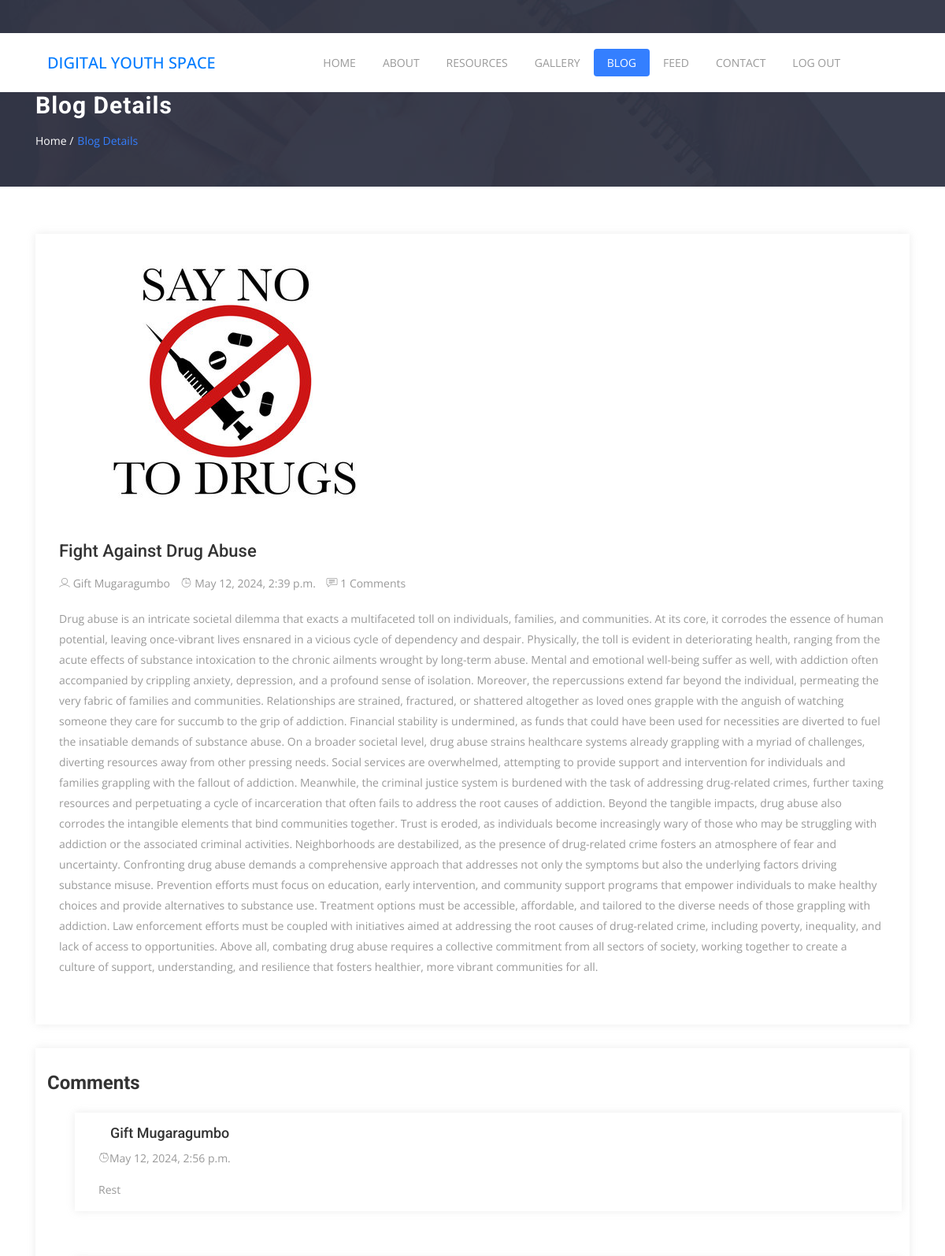
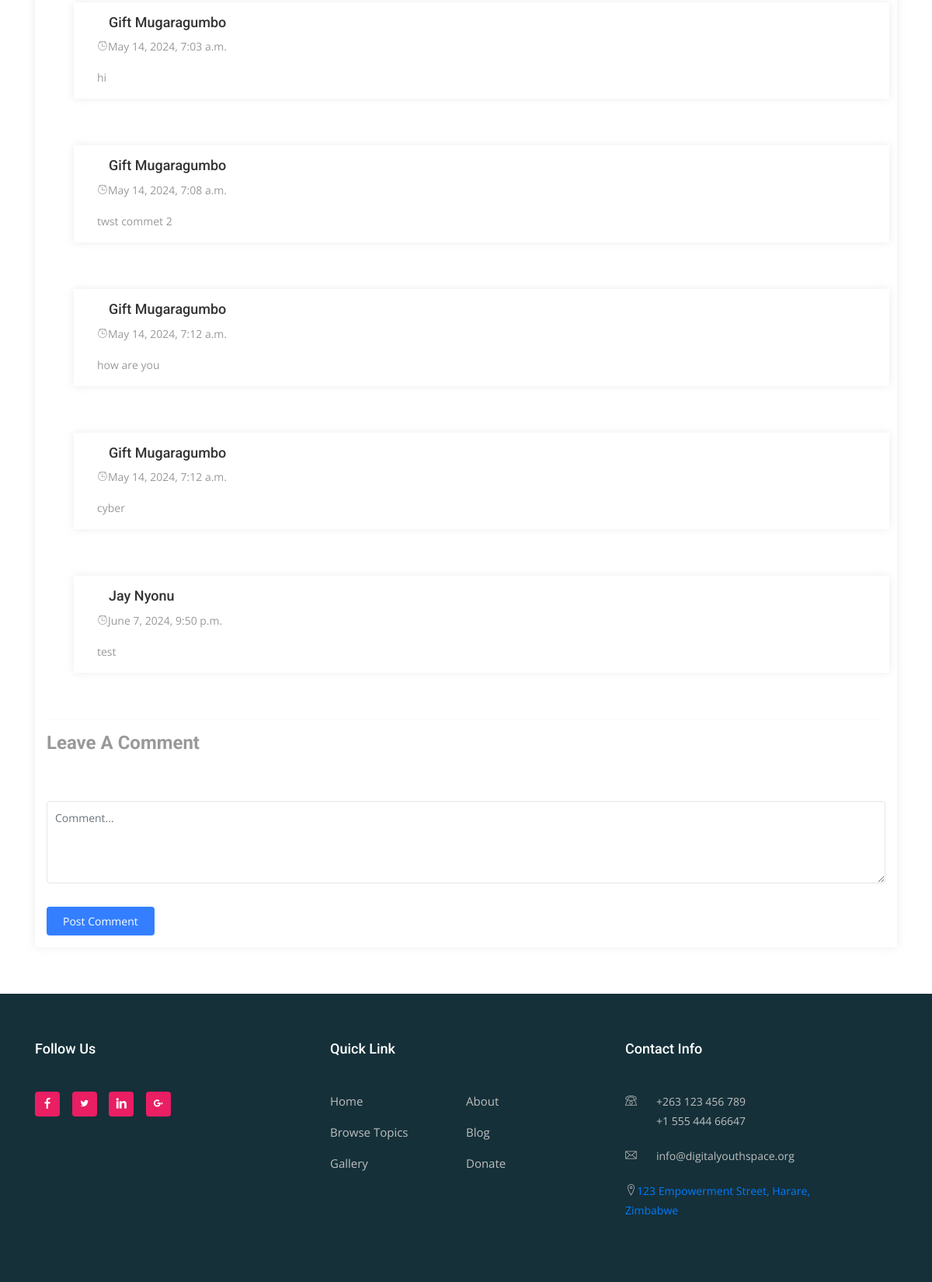
The page /blog-detail/1/ (signed in) on the database its author committed (2 pictures, top to bottom).
### core/models.py (models this page shows, shortened)
class BlogItem(models.Model):
    posted_by = models.ForeignKey(User, on_delete=models.CASCADE)
    title = models.CharField(max_length=255)
    cover_image = models.ImageField(upload_to='articles')
    short_description = models.CharField(max_length=600)
    content = models.TextField(max_length=10000)
    date_posted = models.DateTimeField(auto_now_add=True)

class User(AbstractBaseUser):
    email = models.EmailField(
        verbose_name='email address',
        max_length=255,
        unique=True,
    )
    first_name = models.CharField(max_length=255)
    last_name = models.CharField(max_length=255, blank=True)
    is_active = models.BooleanField(default=True)
    is_admin = models.BooleanField(default=False)
    is_staff = models.BooleanField(default=False)
    objects = MyUserManager()
    USERNAME_FIELD = 'email'
    REQUIRED_FIELDS = ['first_name', 'last_name']
    @property
    def full_name(self):
        return self.first_name + ' ' + self.last_name

class BlogComment(models.Model):
    blog = models.ForeignKey(BlogItem, on_delete=models.CASCADE)
    posted_by = models.ForeignKey(User, on_delete=models.CASCADE)
    comment = models.CharField(max_length=1200)
    date_posted = models.DateTimeField(auto_now_add=True)

### core/views.py (the view, shortened to what this page needs)
# urls.py: path('blog-detail/<int:id>/', views.blog_detail_view, name="blog-detail"),
def blog_detail_view(request, id):
    blog_item = BlogItem.objects.filter(id=id).first()
    comments = BlogComment.objects.filter(blog=blog_item)
    context = {
        'blog_nav': 'active',
        'blog_item': blog_item,
        'comments': comments,
        'form': CommentForm()
    }
    return render(request, 'blog_detail.html', context)

### core/forms.py
class CommentForm(forms.Form):
    comment = forms.CharField(
        widget=forms.Textarea(attrs={'class': 'form-control', 'cols': 45, 'rows': 4, 'placeholder': 'Comment'}))

### templates/blog_detail.html (shortened to what this page needs)
{% extends 'base.html' %}
{% load static %}
{% block content %}
 {% include 'navbar.html' %}
    <div class="page-header" style="background: url({% static 'assets/img/banner1.jpg' %});">
<div class="container">
<div class="row">
<div class="col-md-12">
<div class="breadcrumb-wrapper">
<h2 class="product-title">Blog Details</h2>
<ol class="breadcrumb">
<li><a href="#">Home /</a></li>
<li class="current">Blog Details</li>
</ol>
</div>
</div>
</div>
</div>
</div>
<div id="content" class="section-padding">
<div class="container">
<div class="row">
<div class="col-lg-12 col-md-12 col-xs-12">
<div class="blog-post single-post">
<div class="post-thumb">
<a href="#"><img class="img-fluid" src="{{ blog_item.cover_image.url }}" alt=""></a>
</div>
<div class="post-content">
<h2 class="post-title">{{ blog_item.title }}</h2>
<div class="meta">
<span class="meta-part"><i class="lni-user"></i> {{ blog_item.posted_by.full_name }}</span>
<span class="meta-part"><i class="lni-alarm-clock"></i> {{ blog_item.date_posted }}</span>
<span class="meta-part"><i class="lni-comments-alt"></i> 1 Comments</span>
</div>
<div class="entry-summary">
<p>{{ blog_item.content }}</p>
</div>
</div>
</div>
<div id="comments">
<div class="comment-box">
<h3>Comments</h3>
<ol class="comments-list">
{% for comment in comments %}
    <li>
<div class="media col-lg-12 col-md-12col-xs-12">
<div class="info-body col-lg-12 col-md-12col-xs-12">
<div class="media-heading col-lg-12 col-md-12col-xs-12">
<h4 class="name col-lg-12 col-md-12col-xs-12">{{ comment.posted_by.full_name }}</h4>
<span class="comment-date"><i class="lni-alarm-clock"></i>{{ comment.date_posted }}</span>
</div>
    <p class="col-lg-12 col-md-12col-xs-12">{{ comment.comment }}</p>
</div>
</div>
    {% endfor %}
</ol>
{% if request.user.is_authenticated %}
<div id="respond">
<h2 class="respond-title">Leave A Comment</h2>
<form action="{% url 'blog-detail' blog_item.id %}" method="post">
<div class="row">
<div class="col-lg-12 col-md-12col-xs-12">
<div class="form-group">
<textarea id="comment" class="form-control" name="comment" cols="45" rows="4" placeholder="Comment..."></textarea>
</div>
<button type="submit" id="submit" class="btn btn-common">Post Comment</button>
</div>
</div>
</form>
</div>
{% endif %}
</div>
</div>
</div>
</div>
</div>
</div>
{% endblock content %}

### static/assets/css/main.css (style rules this page uses)
html { overflow-x:hidden }
body { background:#fff;font-size:14px;font-weight:400;font-family:open sans,sans-serif;-webkit-box-sizing:border-box;-moz-box-sizing:border-box;box-sizing:border-box;-webkit-font-smoothing:subpixel-antialiased;color:#999;line-height:25px;-webkit-backface-visibility:hidden;backface-visibility:hidden;overflow-x:hidden }
h1,h2,h3,h4 { font-size:36px;color:#333;font-weight:700;font-family:roboto,sans-serif }
p { font-weight:400;font-family:open sans,sans-serif;margin:0;font-size:14px }
ul,ol { list-style:outside none none;margin:0;padding:0 }
.btn { font-size:14px;padding:7px 20px;cursor:pointer;font-weight:400;-webkit-transition:all .2s linear;-moz-transition:all .2s linear;-o-transition:all .2s linear;transition:all .2s linear;display:inline-block }
.btn-common { background-color:#347fff;position:relative;color:#fff;z-index:1;border-radius:4px;transition:all .2s ease-in-out;-moz-transition:all .2s ease-in-out;-webkit-transition:all .2s ease-in-out }
.section-padding { padding:60px 0 }
.page-header { padding:115px 0 25px;position:relative }
.page-header:before { content:'';position:absolute;top:0;left:0;width:100%;height:100%;background:rgba(54,59,77,.88) }
.page-header .breadcrumb-wrapper .product-title { font-size:30px;line-height:38px;font-weight:700;letter-spacing:1px;color:#fff }
.page-header .breadcrumb-wrapper .breadcrumb { font-size:14px;color:#347fff;border-radius:0;background:0 0;padding:5px 0;z-index:1 }
.page-header .breadcrumb-wrapper .breadcrumb li { display:inline-block }
.page-header .breadcrumb-wrapper .breadcrumb li a { color:#fff;padding-right:5px }
.blog-post { margin-bottom:30px;box-shadow:0 0 10px rgba(175,175,175,.23) }
.blog-post .post-content { padding:30px }
.blog-post .post-content .post-title { font-size:22px;font-weight:500;margin-bottom:15px }
.blog-post .meta { margin-top:0;margin-bottom:20px }
.blog-post .meta .meta-part { display:inline-block;margin-right:10px }
.blog-post .entry-summary { margin:15px 0 30px;line-height:26px }
.post-thumb { position:relative }
#comments .comment-box { padding:15px;box-shadow:0 0 10px rgba(175,175,175,.23) }
#comments h3 { font-size:24px;padding:15px 0;font-weight:700 }
.respond-title { font-size:24px;margin-bottom:60px;color:#999;text-transform:capitalize }
#comments .comments-list { padding:0;margin:0 0 15px;border-bottom:1px solid #fafafa }
#comments .comments-list .media { padding-bottom:60px }
#comments .comments-list .media .info-body { margin-left:20px;box-shadow:0 0 10px rgba(175,175,175,.23);padding:15px;background:#fff }
#comments .comments-list .media .info-body .media-heading { margin-bottom:15px }
#comments .comments-list .media .info-body .media-heading .name { font-weight:500;font-size:18px }
#comments .comments-list .media .info-body .media-heading .comment-date { color:#999;margin-bottom:5px;font-size:14px }
#comments { margin-top:15px }
#content { position:relative }
.form-group { margin-bottom:30px }
.form-control { display:block;width:100%;font-size:14px;box-shadow:none;color:#333;background:#fff;padding:10px;border:1px solid #e5e5e5;border-radius:4px;font-weight:400;transition:all 500ms ease;-webkit-transition:all 500ms ease;-ms-transition:all 500ms ease;-o-transition:all 500ms ease }
textarea { border-radius:4px!important }

### rows shown on the page
BlogItem: cover_image (picture), title "Fight Against Drug Abuse", posted_by.full_name "Gift Mugaragumbo", date_posted "May 12, 2024, 2:39 p.m.", content "Drug abuse is an intricate societal dilemma that exacts a multifaceted toll on individuals, families, and communities. At its core, it corrodes the essence of human potential, leaving once-vibrant lives ensnared in a vicious cycle of dependency and despair. Physically, the toll is evident in deteriorating health, ranging from the acute effects of substance intoxication to the chronic ailments wrought by long-term abuse. Mental and emotional well-being suffer as well, with addiction often accompanied by crippling anxiety, depression, and a profound sense of isolation. Moreover, the repercussions extend far beyond the individual, permeating the very fabric of families and communities.…"
BlogComment: posted_by.full_name "Gift Mugaragumbo", date_posted "May 12, 2024, 2:56 p.m.", comment "Rest"
BlogComment: posted_by.full_name "Gift Mugaragumbo", date_posted "May 14, 2024, 7:03 a.m.", comment "hi"
BlogComment: posted_by.full_name "Gift Mugaragumbo", date_posted "May 14, 2024, 7:08 a.m.", comment "twst commet 2"
BlogComment: posted_by.full_name "Gift Mugaragumbo", date_posted "May 14, 2024, 7:12 a.m.", comment "how are you"
BlogComment: posted_by.full_name "Gift Mugaragumbo", date_posted "May 14, 2024, 7:12 a.m.", comment "cyber"
BlogComment: posted_by.full_name "Jay Nyonu", date_posted "June 7, 2024, 9:50 p.m.", comment "test"
